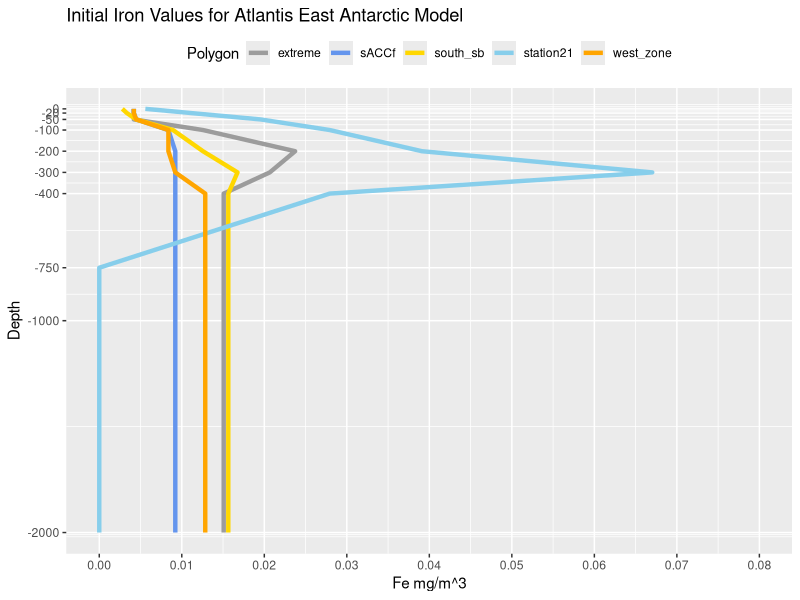

Source code (R):
## ---- chunk 1
knitr::opts_chunk$set(echo = TRUE)
## ---- chunk 2
raw_data = matrix(c(
  0.10,0.075, 0.075, 0.05, 0.075,
  0.2, 0.075, 0.075, 0.06, 0.075,
  0.35,0.080, 0.080, 0.08, 0.075,
  0.5, 0.150, 0.150, 0.16, 0.225,
  0.7, 0.165, 0.150, 0.225,0.425,
  1.2, 0.165, 0.165, 0.30, 0.37,
  0.5, 0.165, 0.230, 0.28, 0.27,
  0.5, 0.165, 0.230, 0.28, 0.27,
  0.4, 0.165, 0.230, 0.28, 0.27,
  0.4, 0.165, 0.230, 0.28, 0.27), nrow=10, ncol=5, byrow=TRUE)

colnames(raw_data) = c('station21', 'sACCf', 'west_zone', 'south_sb', 'extreme')

# map polygons to their relevant station/area from the paper
polygons = c(NA, rep('station21', 12), 
             'west_zone', 'west_zone', 'west_zone', 
             'sACCf', 'south_sb', 'south_sb',
             'west_zone', 'west_zone', 'sACCf',
             'extreme', 'south_sb', 'south_sb',
             NA, NA, NA)
names(polygons) = c(1:28) 

iron_values <- matrix(ncol=10, nrow=28)
row.names(iron_values) = c(1:28)

for(box_i in 1:nrow(iron_values)){
  if(!is.na(polygons[box_i])){
    iron_values[box_i,] = raw_data[,polygons[box_i]]
  }
}
## ---- chunk 3
iron_conversion <- function(value){
  value * 0.001 * 55.845
}
## ---- chunk 4
iron_mg <- apply(iron_values, 1:2, iron_conversion)

# replace coastal polygons with NA for layers 8-10
iron_mg[2:7, 8:10] = 0
iron_mg[which(is.na(iron_mg))] = 0
iron_mg = cbind(iron_mg, c(0,rep(2.7, 24), 0, 0, 0))

write.table(iron_mg, file="Fe.csv", row.names = FALSE, col.names = FALSE, sep=',')
## ---- chunk 5
library(ggplot2)
library(dplyr)
library(tidyr)
cum_depths = c(0,20,50,100,200,300,400,750,1000,2000)

# Add box name to matrix
iron_df = as.data.frame(cbind(iron_mg[,1:10], rownames(iron_mg), polygons))
iron_df[,1:10] = sapply(iron_df[,1:10],function(x) as.numeric(x))
colnames(iron_df)=c(1:10, 'box_no', 'box_name')

# Plot Iron Profile
iron_df %>% pivot_longer(cols=1:10, names_to='layer') %>% cbind(depth=rep(cum_depths, 28)) %>%
  filter(box_no %in% c(2, 14,17,18,23)) %>% # only plot each different profile once
  ggplot(aes(x=value, y=-depth, group=box_name, col=box_name)) + geom_path(size=1.5) +
  labs(title='Initial Iron Values for Atlantis East Antarctic Model',
       x='Fe mg/m^3',
       y='Depth',
       colour='Polygon') +
  scale_y_continuous(breaks=-cum_depths) +
  scale_x_continuous(breaks=seq(0,0.1,length.out=11),limits=c(0,0.08)) +
  scale_colour_manual(values=c('grey61','cornflowerblue','gold','skyblue','orange')) +
  theme(legend.position='top')
